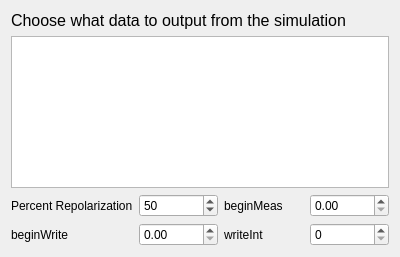
<?xml version="1.0" encoding="UTF-8"?>
<ui version="4.0">
 <class>MvarMenu</class>
 <widget class="QWidget" name="MvarMenu">
  <property name="geometry">
   <rect>
    <x>0</x>
    <y>0</y>
    <width>400</width>
    <height>257</height>
   </rect>
  </property>
  <property name="windowTitle">
   <string>MvarMenu</string>
  </property>
  <layout class="QGridLayout" name="gridLayout">
   <item row="2" column="2">
    <widget class="QLabel" name="beginMeasLabel">
     <property name="text">
      <string>beginMeas</string>
     </property>
    </widget>
   </item>
   <item row="2" column="1">
    <widget class="QSpinBox" name="percrepolBox">
     <property name="maximum">
      <number>100</number>
     </property>
     <property name="value">
      <number>50</number>
     </property>
    </widget>
   </item>
   <item row="2" column="0">
    <widget class="QLabel" name="percrepolLabel">
     <property name="toolTip">
      <string>Measurements are all recorded once per beat. Measurment begins at the minimum voltage and contiunes until percent repolarization is reached. If it is set to 0% measurement will stop directly after the maxium. If 100% is set it will attempt to find the next minium. Typical values are 50%, 75% and 90%.</string>
     </property>
     <property name="text">
      <string>Percent Repolarization</string>
     </property>
    </widget>
   </item>
   <item row="0" column="0" colspan="4">
    <widget class="QLabel" name="descriptionLabel">
     <property name="font">
      <font>
       <pointsize>12</pointsize>
      </font>
     </property>
     <property name="text">
      <string>Choose what data to output from the simulation</string>
     </property>
    </widget>
   </item>
   <item row="1" column="0" colspan="4">
    <widget class="QTreeView" name="measView">
     <property name="sortingEnabled">
      <bool>true</bool>
     </property>
     <attribute name="headerMinimumSectionSize">
      <number>150</number>
     </attribute>
     <attribute name="headerShowSortIndicator" stdset="0">
      <bool>true</bool>
     </attribute>
     <attribute name="headerStretchLastSection">
      <bool>true</bool>
     </attribute>
    </widget>
   </item>
   <item row="2" column="3">
    <widget class="QDoubleSpinBox" name="beginMeasSpinBox"/>
   </item>
   <item row="3" column="0">
    <widget class="QLabel" name="beginWriteLabel">
     <property name="text">
      <string>beginWrite</string>
     </property>
    </widget>
   </item>
   <item row="3" column="1">
    <widget class="QDoubleSpinBox" name="beginWriteSpinBox"/>
   </item>
   <item row="3" column="2">
    <widget class="QLabel" name="writeIntLabel">
     <property name="text">
      <string>writeInt</string>
     </property>
    </widget>
   </item>
   <item row="3" column="3">
    <widget class="QSpinBox" name="writeIntSpinBox"/>
   </item>
  </layout>
 </widget>
 <resources/>
 <connections/>
</ui>
